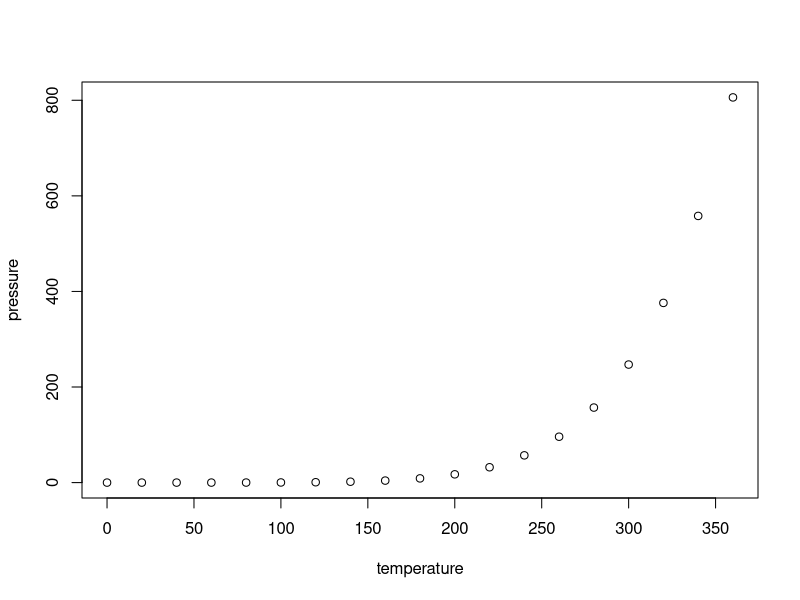
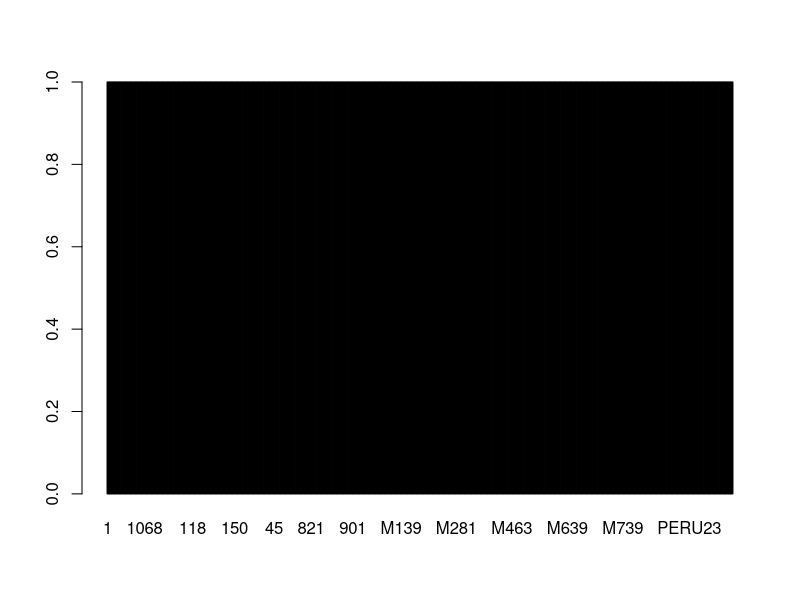
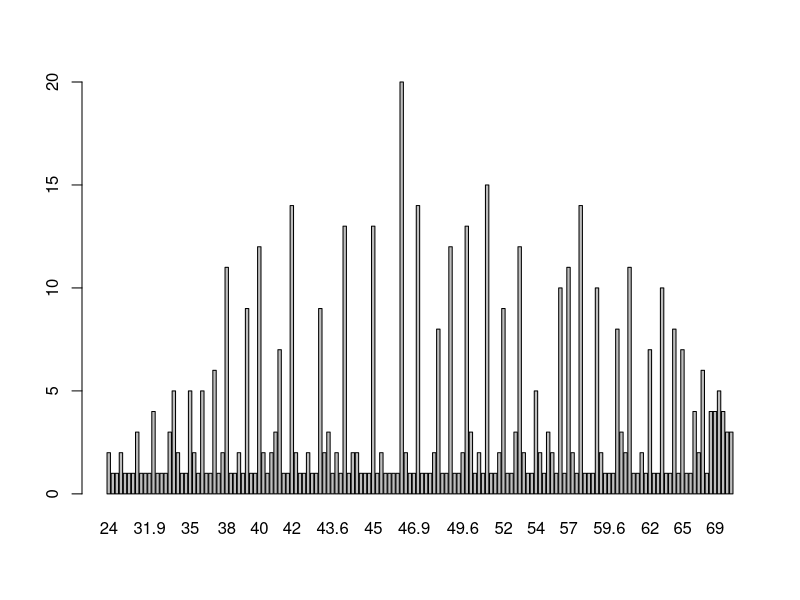
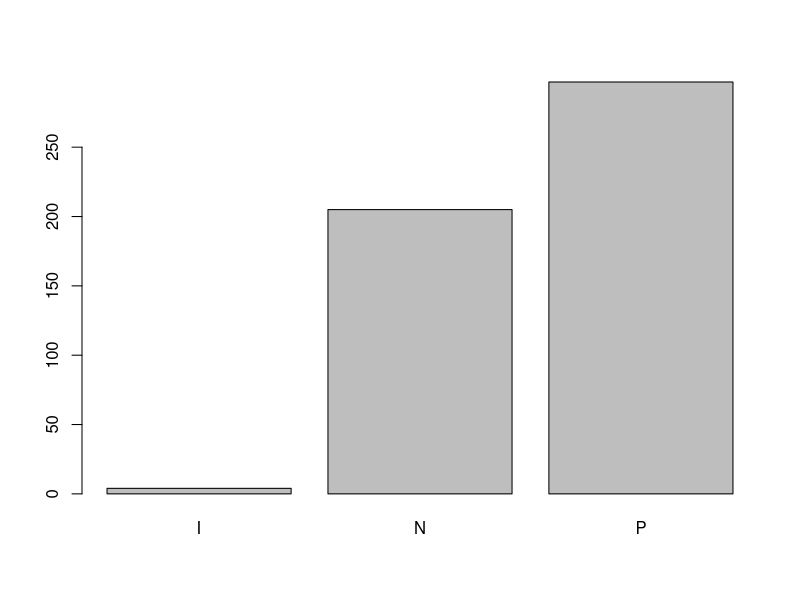
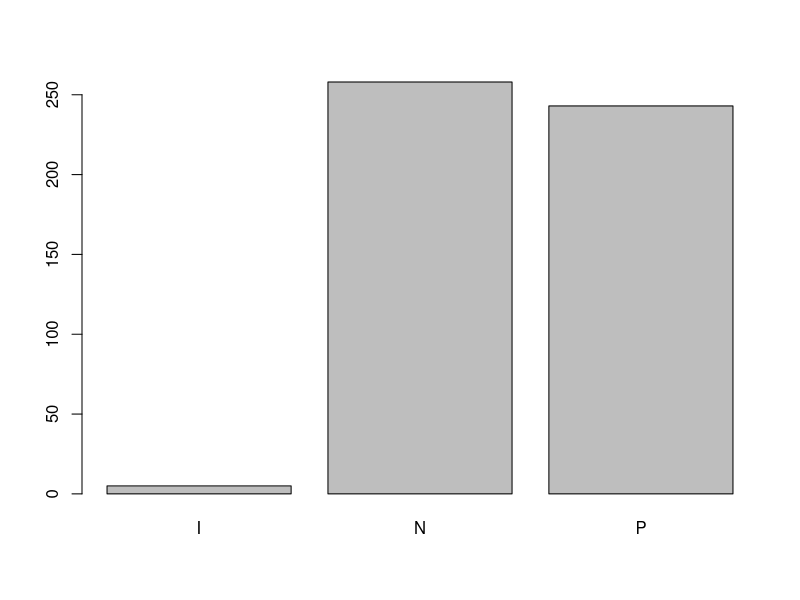
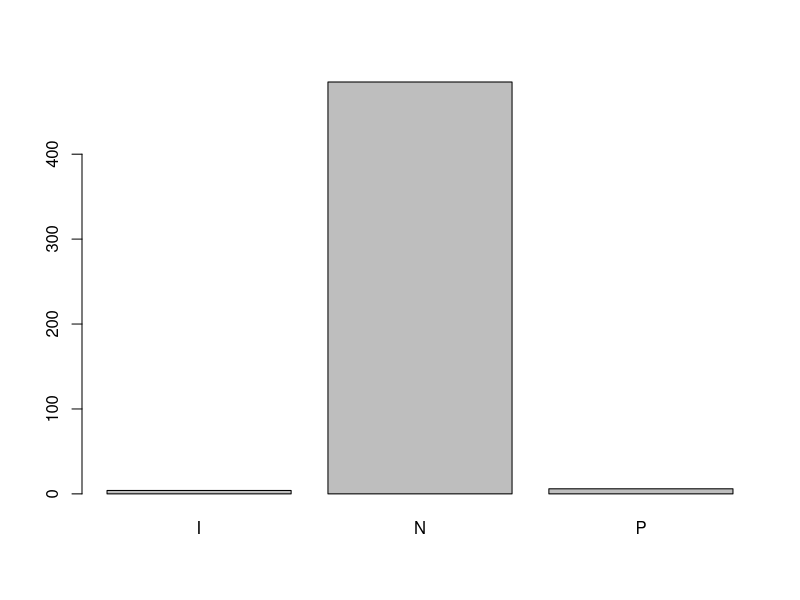
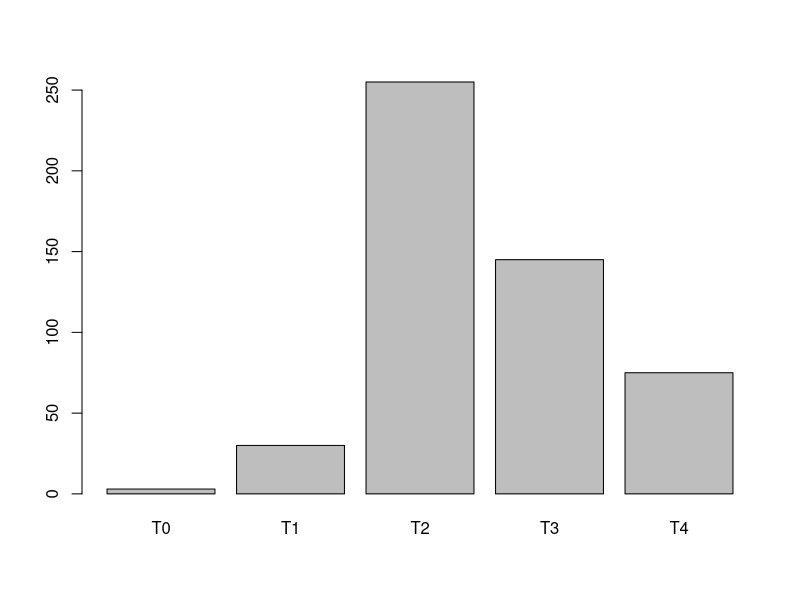
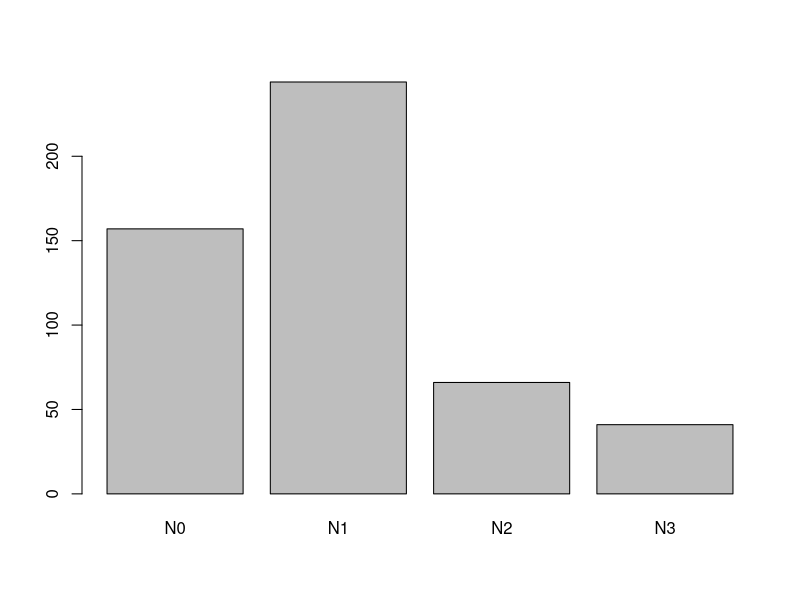

These figures' R source, in order:
## ---- chunk 1
knitr::opts_chunk$set(echo = TRUE)
## ---- chunk 2
summary(cars)
## ---- chunk 3
plot(pressure)
## ---- chunk 4

setwd("/Users/Marioperalesdiaz/Desktop/Mineria de datos 2")
datos <- read.table(file = "datos_p1.csv", 
                    sep = ";",  dec = " ", header = T)
## Visualizamos datos (observamos todos, los 5 primeros y los 5 últimos, respectivamente):
View(datos)
head(datos, 5)
tail(datos,5)
## Podemos obtener un resumen de las variables del conjunto (algunas tipo numéricas y otras tipo character):
summary(datos)

## ---- chunk 5
datos <- read.table(file = "datos_p1.csv", 
                    sep = ";", dec = ",", header = T, stringsAsFactors = T)

## Visualizamos los datos para comprobar si se ha realizado el cambio
View(datos)
head(datos,10)
summary(datos)
class(datos$Edad)

## Podemos ver los diferentes valorez que toman las variables categóricas y resumirlas, por ejemplo:

levels(datos$REst)
table(datos$REst)
levels(datos$Fenotipo)
table(datos$Fenotipo)
## ---- chunk 6
## Podemos representar las variables gráficamente:
barplot(table(datos$Muestra))
barplot(table(datos$Edad))
barplot(table(datos$REst))
barplot(table(datos$RPro))
barplot(table(datos$Her2))
barplot(table(datos$Estadio))
barplot(table(datos$NodAfec))
barplot(table(datos$Grado))
barplot(table(datos$Fenotipo))
pie(table(datos$Grado))
## ---- chunk 7

## A los valores numéricos podemos aplicarles medidas de tendencia central:
### Media
mean(datos$Edad)
###  Mediana
median(datos$Edad)
### Desviación estándar
sd(datos$Edad)

### Al ser una variable numérica podemos representarla de forma gráfica con el histograma
hist(datos$Edad, main = "Edad", ylab = "Frecuencia", xlab = "Edad")

summary(datos$Edad)

# Análisis de normalidad de una distribución
## Podemos utilizar la representación gráfica, aplicar un test de contraste de hipótesis (para distribuciones normales, no es nuestro caso) y medidas estadísticas como la mediana, cuartiles y percentiles, y el rango intercuartílico

q1 <- quantile(datos$Edad, c(0.25), type = 6)
q2 <- quantile(datos$Edad, c(0.5), type = 6)
q3 <- quantile(datos$Edad, c(0.75), type = 6)
q1
q2
q3

## ---- chunk 8
# Podemos convertir la variable Edad en categórica con la función cut, agrupando sus datos en intervalos previamente determinados. PCR la convertimos en factor:

datos$Edad2 <- cut(datos$Edad, breaks = c(0,40,60,max(datos$Edad)))
datos$Edad2[1:15]

datos$PCR <- as.factor(datos$PCR)
summary(datos)

## ---- chunk 9
## A continuación vamos a estudiar si existe relación entre dos variables de nuestros datos, sin importar si son categóricas o numéricas. También podemos representar la relación mediante diagrama de barras.

# ASOCIACIÓN ENTRE DOS VARIABLES CATEGÓRICAS:

## RPro y PCR
table(datos$RPro, datos$PCR)
barplot(table(datos$RPro, datos$Fenotipo), cex.names = 0.7, las = 2, legend.text = TRUE)

## Her2 y Estadio
table(datos$Her2, datos$Estadio)
barplot(table(datos$Her2, datos$Estadio),beside = TRUE, legend.text = TRUE, horiz = T)

## Fenotipo y PCR
table(datos$Fenotipo, datos$PCR)
barplot(table(datos$PCR, datos$Fenotipo), beside = TRUE, legend.text = TRUE, horiz = TRUE)

## REst y Rpro
table(datos$REst,datos$RPro)
barplot(table(datos$REst,datos$RPro), beside = TRUE, legend.text = TRUE, horiz = TRUE)

## REst y PCR
table(datos$REst, datos$RPro)
barplot(table(datos$REst,datos$PCR), beside = TRUE, legend.text = TRUE, horiz = TRUE)

## Grado y PCR
table(datos$Grado,datos$PCR)

## REst y NodAfec
table(datos$REst,datos$NodAfec)

## NodAfec y RPro
table(datos$REst,datos$NodAfec)

## Her2 y Grado
table(datos$Her2,datos$Grado)

# ASOCIACIÓN ENTRE VARIABLE CATEGÓRICA Y NUMÉRICA:

boxplot(datos$Edad ~ datos$PCR)
t.test(Edad ~ PCR, data = datos)
summary(aov(Edad ~ PCR, data = datos))
hist(datos$Edad)
shapiro.test(datos$Edad)

## Se acepta la hipótesis alternativa, ya que el p-valor es menor que 0.05, por lo tanto no sigue una distribución normal. Debemos de aplicar el test Wilcox entre dos variables independientes:

wilcox.test(Edad ~ PCR, data = datos)


# NIVEL DE ASOCIACIÓN ENTRE VARIABLES 
## Con el objetivo de testear si el nivel de asociación entre estas se puede considerar estadísticamente significativo, se le aplica un test de contraste de hipótesis. Debemos crear una matriz para cada asociación, si esta tiene dimensión de 2 x 2 y la frec. observada < 5, utilizamos el test de fisher. Si la matriz tiene distinta dimensión (2 x K) pero frec < 5 utilizamos fisher, en caso contrario utilizamos el test de chi cuadrado:

## RPRo y PCR :
pcr.rpro.tab <- xtabs(~ RPro + PCR, data = datos)
pcr.rpro.tab
pcr.rpro.test <- fisher.test(pcr.rpro.tab)
pcr.rpro.test
### Se rechaza la hipótesis nula (independientes) por lo que son dependientes.

## Edad y PCR (usamos la variable Edad2 agrupada en intervalos):
pcr.edad.tab <- xtabs(~ Edad2 + PCR, data = datos)
pcr.edad.tab
pcr.edad.test <- fisher.test(pcr.edad.tab)
pcr.edad.test
### Aceptamos la hipótesis nula en este caso (p>0.05), por lo que son independientes.

## Grado y PCR:
grado.pcr.tab <- xtabs(~ Grado + PCR, data = datos)
grado.pcr.tab
grado.pcr.test <- fisher.test(grado.pcr.tab)
grado.pcr.test
### Rechazamos la hipótesis nula y aceptamos la alternativa, son variables depedientes.

edad.grado.tab <- xtabs(~ Edad2 + Grado, data = datos)
edad.grado.tab
edad.grado.test <- fisher.test(edad.grado.tab)
edad.grado.test
###No podemos utilizar fisher ni chi cuadrado ya que la matriz asociada tiene dimensión 3x3. 

## NodAfect y PCR: 
nodafect.pcr.tab <- xtabs(~ NodAfec + PCR, data = datos)
nodafect.pcr.tab
nodafect.pcr <- fisher.test(nodafect.pcr.tab)
nodafect.pcr
### Son independientes.

## Fenotipo y PCR:

pcr.fenot.tab <- xtabs(~ Fenotipo + PCR, data = datos)
pcr.fenot.tab
pcr.fenot.test <- chisq.test(pcr.fenot.tab)
pcr.fenot.test
### En este caso no podemos utilizar fisher, por lo que utilizamos chi cuadrado. Rechazamos la hipótesis nula que establece este contraste, por lo que son dependientes.

## Estadio y PCR:
estadio.pcr.tab <- xtabs(~ Estadio + PCR, data = datos)
estadio.pcr.tab 
estadio.pcr.test <- fisher.test(estadio.pcr.tab)
estadio.pcr.test
### Son independientes

## Her2 y PCR:
her2.pcr.tab <- xtabs(~Her2 + PCR, data = datos)
her2.pcr.tab
her2.pcr.test <- fisher.test(her2.pcr.tab)
her2.pcr.test
### Son independientes

## REst y PCR:
rest.pcr.tab <- xtabs(~ REst + PCR, data = datos)
rest.pcr.tab
rest.pcr.test <- fisher.test(rest.pcr.tab)
rest.pcr.test
### Son dependientes


## ---- chunk 10
## Cargamos la librería MASS con el objetivo de utilizar la función StepAIC:
library(MASS)
install.packages("dplyr")
library(dplyr)

## Realizamos una regresión logística. Para ello debemos eliminar los valores desconocidos (NA). Estos se presentan en las variables REst, RPRo, Her2, Grado y PCR, por lo que debemos seleccionarlas y aplicar el comando na.omit para eliminarlos. También eliminamos la columna Muestra ya que no vamos a trabajar con ella.
selec <- select(datos, -Muestra)
head(selec)
datos2 <- na.omit(selec)
## PCR = 1 (presencia de metástasis), datos con filtrado de na, binomial:
rlog <- glm(PCR==1 ~ ., data = datos2, family = binomial("logit"))
summary(rlog)

## La función StepAIC puede ajustarse con 3 opciones distintas de selección de variables, backward, forward y both. Utilizaremos backward ya que con los dos restantes debe crearse un modelo vacío:

rlog.b <- stepAIC(rlog, direction = "backward")

##Con la función predict, acompañada del modelo generado anteriormente, podemos predecir la probabilidad de un cierto caso. Por ejemplo, la probabilidad de metástasis en un paciente de 50 años, con un determinado grado y fenotipo:

 predict(rlog.b, newdata = data.frame(Edad = 50, Grado = 1, Fenotipo="Basal", Edad2="(40,60]"), type = "response")

### Nos muestra que un paciente de 50 años, con grado del tumor = 1 y fenotipo basal presenta un 10% de probabilidad de desarrollar metástasis.

